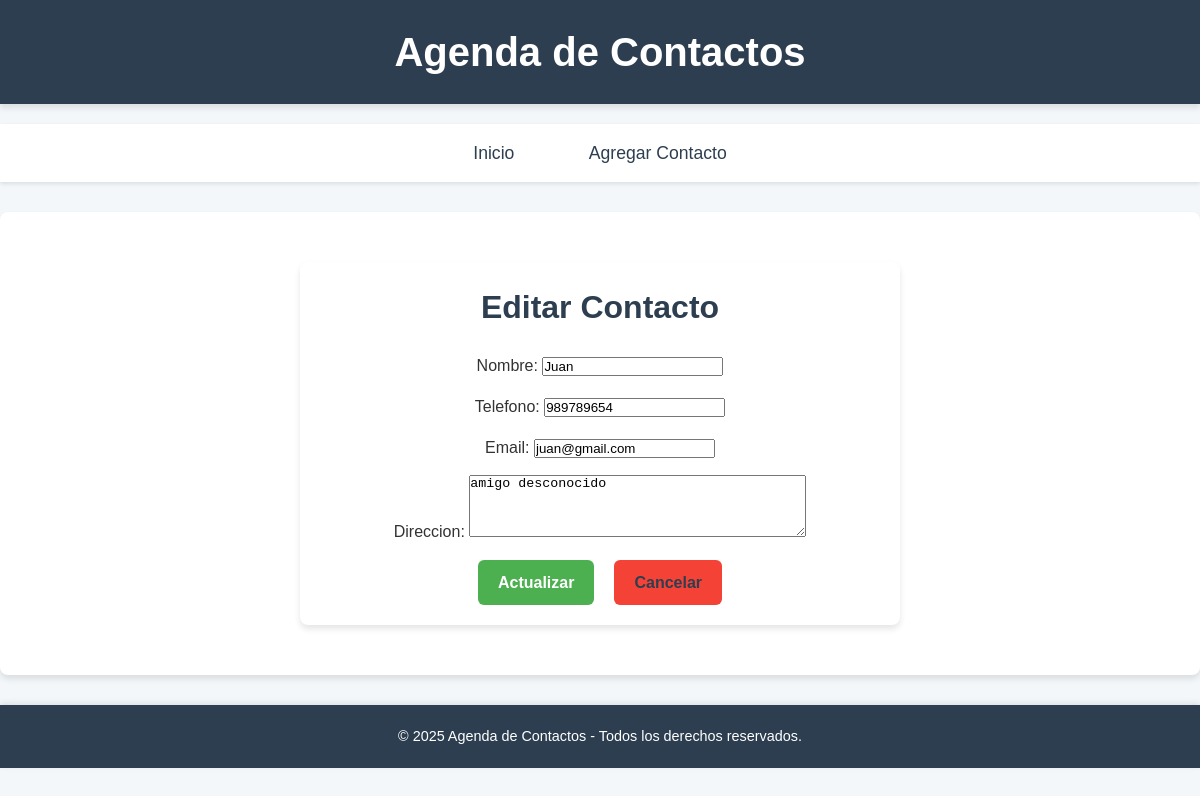
The page /editar/2/ on the database its author committed.
### agenda/models.py (models this page shows, shortened)
class Contacto(models.Model):
    nombre = models.CharField(max_length=100)
    telefono = models.CharField(max_length=15)
    email = models.EmailField()
    direccion = models.TextField()

### agenda/views.py (the view)
# urls.py: path('editar/<int:pk>/', views.editar_contacto, name='editar_contacto'),
def editar_contacto(request, pk):
    contacto = get_object_or_404(Contacto, pk=pk)
    if request.method == 'POST':
        form = ContactoForm(request.POST, instance=contacto)
        if form.is_valid():
            form.save()
            return redirect('lista_contactos')
    else:
        form = ContactoForm(instance=contacto)
    return render(request, 'agenda/editar_contacto.html', {'form': form})

### agenda/forms.py
class ContactoForm(forms.ModelForm):
    class Meta:
        model = Contacto
        fields = ['nombre', 'telefono', 'email', 'direccion']
        widgets = {
            'direccion': forms.Textarea(attrs={'rows': 4, 'cols': 40}),
        }

### agenda/templates/agenda/editar_contacto.html (shortened to what this page needs)
{% extends 'base.html' %}
{% block content %}
    <div class="edit-contact-container">
        <h2>Editar Contacto</h2>
        <form method="post" class="edit-form">
            {{ form.as_p }}
            <div class="buttons">
                <button type="submit" class="btn-update">Actualizar</button>
                <a href="{% url 'lista_contactos' %}" class="btn-cancel">Cancelar</a>
            </div>
        </form>
    </div>
{% endblock %}

### agenda/templates/base.html (style rules this page uses)
* { margin: 0; padding: 0; box-sizing: border-box; }
body { font-family: 'Arial', sans-serif; background-color: #f4f7fa; color: #333; line-height: 1.6; }
.content h2 { font-size: 2rem; color: #2D3E50; margin-bottom: 20px; }
.content a { color: #2D3E50; text-decoration: none; font-weight: 600; transition: all 0.3s ease; }

### agenda/templates/agenda/editar_contacto.html (style rules this page uses)
.edit-contact-container { max-width: 600px; margin: 30px auto; padding: 20px; background-color: #fff; border-radius: 8px; box-shadow: 0 4px 6px rgba(0, 0, 0, 0.1); text-align: center; }
h2 { font-size: 2rem; color: #4CAF50; margin-bottom: 20px; }
.edit-form { display: flex; flex-direction: column; gap: 15px; }
.buttons { display: flex; justify-content: center; gap: 20px; }
.btn-update, .btn-cancel { padding: 10px 20px; font-size: 1rem; font-weight: bold; border-radius: 6px; text-decoration: none; color: white; cursor: pointer; transition: background-color 0.3s ease; }
.btn-update { background-color: #4CAF50; border: none; }
.btn-cancel { background-color: #f44336; }

### rows shown on the page
Contacto: nombre "Juan", telefono "989789654", email "juan@gmail.com", direccion "amigo desconocido"
